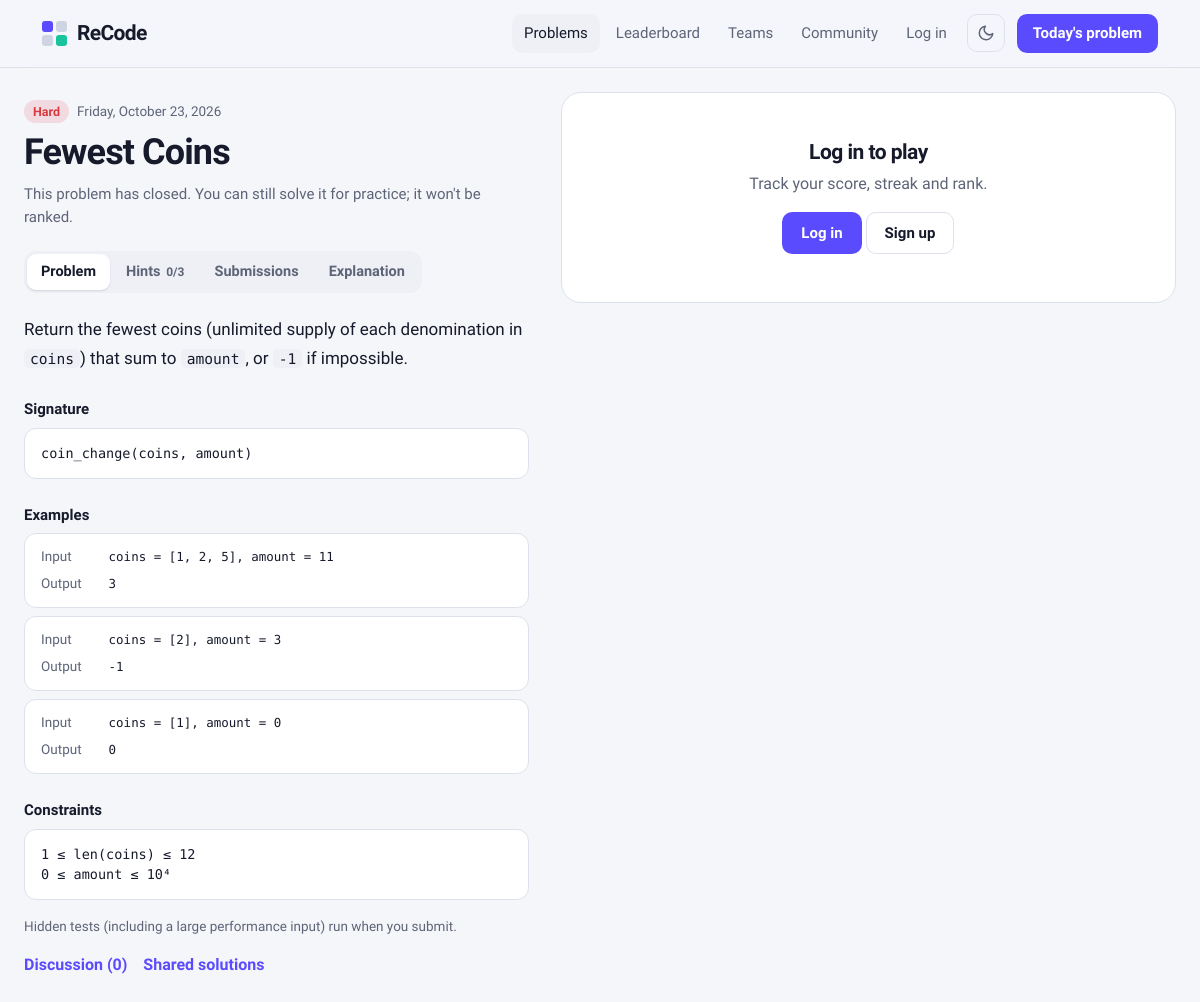
The app's page /challenges/coin-change-2026-10-23/ with its own data.
### App/models.py (models this page shows, shortened)
class Challenge(models.Model):
    DIFFICULTIES = [("easy", "Easy"), ("medium", "Medium"), ("hard", "Hard")]
    title = models.CharField(max_length=100)
    slug = models.SlugField(max_length=120, unique=True)
    description = models.TextField(help_text="Supports **bold**, `inline code` and ``` code blocks.")
    constraints = models.TextField(blank=True)
    difficulty = models.CharField(max_length=10, choices=DIFFICULTIES, default="easy")
    release_date = models.DateField(db_index=True, help_text="Opens 00:00 UTC, closes 24h later.")
    function_name = models.CharField(max_length=60, help_text="Python name (snake_case). JS uses camelCase.")
    params = models.CharField(max_length=200, help_text="Comma separated parameter names")
    reference_python = models.TextField()
    reference_javascript = models.TextField(blank=True)
    explanation = models.TextField(blank=True, help_text="Shown after the challenge closes.")
    team = models.ForeignKey(Team, null=True, blank=True, on_delete=models.CASCADE, related_name="private_challenges")
    created_by = models.ForeignKey(settings.AUTH_USER_MODEL, null=True, blank=True, on_delete=models.SET_NULL)
    class Meta:
        ordering = ["-release_date"]
    @property
    def opens_at(self):
        return datetime.combine(self.release_date, time.min, tzinfo=dt_timezone.utc)
    @property
    def closes_at(self):
        return self.opens_at + timedelta(days=1)
    @property
    def is_open(self):
        return self.opens_at <= timezone.now() < self.closes_at
    @property
    def is_closed(self):
        return timezone.now() >= self.closes_at
    @property
    def is_released(self):
        return timezone.now() >= self.opens_at
    @property
    def js_function_name(self):
        head, *rest = self.function_name.split("_")
        return head + "".join(part.capitalize() for part in rest)
    @property
    def param_list(self):
        return [p.strip() for p in self.params.split(",") if p.strip()]
    def starter_code(self, language):
        params = ", ".join(self.param_list)
        if language == "javascript":
            return f"function {self.js_function_name}({params}) {{\n  // your code here\n}}\n"
        return f"def {self.function_name}({params}):\n    # your code here\n    pass\n"
    def is_visible_to(self, user):
        if user.is_authenticated and user.is_staff:
            return True
        if not self.is_released:
            return False
        if self.team_id:
            return self.team.has_member(user)
        return True

class TestCase(models.Model):
    challenge = models.ForeignKey(Challenge, on_delete=models.CASCADE, related_name="tests")
    args = models.JSONField(help_text="List of positional arguments")
    expected = models.JSONField(null=True)
    is_example = models.BooleanField(default=False, help_text="Visible to players and used by Run")
    is_performance = models.BooleanField(default=False, help_text="Large input used for efficiency scoring")
    order = models.PositiveSmallIntegerField(default=0)
    class Meta:
        ordering = ["order", "id"]

### App/views/challenges.py (the view)
# urls.py: path("challenges/<slug:slug>/", views.challenge_detail, name="challenge_detail"),
def challenge_detail(request, slug):
    challenge = _visible_challenge(request, slug)
    user = request.user
    entry = services.find_participation(user, challenge) if user.is_authenticated else None
    team = user.profile.active_team if user.is_authenticated else None
    if challenge.team_id:
        team = challenge.team
    history = entry.submissions.select_related("user__profile")[:20] if entry else []
    languages = runner.available_languages()
    default_language = user.profile.default_language if user.is_authenticated else "python"
    if default_language not in languages:
        default_language = "python"
    last_code = {}
    if entry:
        for sub in entry.submissions.filter(user=user).order_by("-created_at"):
            last_code.setdefault(sub.language, sub.code)
    starter = {lang: last_code.get(lang) or challenge.starter_code(lang) for lang in languages}
    hints = services.revealed_hints(entry)
    total_hints = challenge.hints.count()
    next_hint = challenge.hints.exclude(pk__in=[h.pk for h in hints]).first()
    context = {
        "challenge": challenge,
        "examples": challenge.tests.filter(is_example=True),
        "entry": entry,
        "team": team,
        "history": history,
        "languages": languages,
        "default_language": default_language,
        "starter": starter,
        "hints": hints,
        "total_hints": total_hints,
        "next_hint": next_hint,
        "comment_count": challenge.comments.count(),
        "is_today": challenge.release_date == utc_today(),
        "recoverable": challenge.release_date == utc_today() - timedelta(days=1) and not challenge.team_id,
    }
    return render(request, "challenge.html", context)

### App/models.py (called while the page is built)
def utc_today():
    return timezone.now().astimezone(dt_timezone.utc).date()

### App/runner.py (called while the page is built)
def available_languages():
    langs = ["python"]
    if shutil.which("node"):
        langs.append("javascript")
    return langs

### App/services.py (called while the page is built)
def revealed_hints(entry):
    if not entry:
        return []
    return [u.hint for u in entry.hint_usages.select_related("hint").order_by("hint__order")]

### App/templatetags/recode.py (called while the page is built)
@register.filter
def simple_md(text):
    text = escape(text or "")
    blocks = []
    def stash(match):
        blocks.append(f"<pre class=\"md-pre\"><code>{match.group(1).strip()}</code></pre>")
        return f"\x00{len(blocks) - 1}\x00"
    text = _CODE_BLOCK.sub(stash, text)
    text = _INLINE_CODE.sub(r"<code>\1</code>", text)
    text = _BOLD.sub(r"<strong>\1</strong>", text)
    paragraphs = []
    for chunk in re.split(r"\n\s*\n", text.strip()):
        if re.fullmatch(r"\x00\d+\x00", chunk.strip()):
            paragraphs.append(chunk.strip())
        else:
            paragraphs.append("<p>" + chunk.replace("\n", "<br>") + "</p>")
    html = "\n".join(paragraphs)
    html = re.sub(r"\x00(\d+)\x00", lambda m: blocks[int(m.group(1))], html)
    return mark_safe(html)

@register.filter
def as_json(value):
    return json.dumps(value)

@register.simple_tag
def format_args(args, params):
    names = [p.strip() for p in params.split(",") if p.strip()]
    parts = []
    for i, value in enumerate(args):
        text = json.dumps(value)
        if len(text) > 300:
            text = text[:297] + "…"
        parts.append(f"{names[i]} = {text}" if i < len(names) else text)
    return ", ".join(parts)

### App/views/challenges.py (called while the page is built)
def _visible_challenge(request, slug):
    challenge = get_object_or_404(Challenge.objects.select_related("team"), slug=slug)
    if not challenge.is_visible_to(request.user):
        raise Http404("Challenge not available")
    return challenge

### App/templates/challenge.html (shortened to what this page needs)
{% extends 'base.html' %}
{% load recode %}
{% block body_class %}page-challenge{% endblock %}
{% block extra_head %}
<link rel="stylesheet" href="https://cdnjs.cloudflare.com/ajax/libs/codemirror/5.65.16/codemirror.min.css">
<link rel="stylesheet" href="https://cdnjs.cloudflare.com/ajax/libs/codemirror/5.65.16/theme/dracula.min.css">
{% endblock %}
{% block content %}
<div class="challenge-layout">
    <section class="problem-pane">
        <div class="problem-head">
            <div class="d-flex flex-wrap gap-2 align-items-center mb-2">
                <span class="pill pill-{{ challenge.difficulty }}">{{ challenge.get_difficulty_display }}</span>
                <span class="muted small">{{ challenge.release_date|date:"l, F j, Y" }}</span>
            </div>
            <h1>{{ challenge.title }}</h1>
            <div class="deadline">
                {% if challenge.is_open %}
                    Closes in <span class="tile-clock" data-countdown="{{ challenge.closes_at.isoformat }}" data-done-text="closed, refresh the page">--:--:--</span>
                {% elif recoverable %}
                    This problem has closed. Solve it today to <strong>recover your streak</strong>. The score counts as practice.
                {% else %}
                    This problem has closed. You can still solve it for practice; it won't be ranked.
                {% endif %}
            </div>
        </div>
        <div class="tabs" role="tablist">
            <button class="tab active" data-tab="statement" role="tab">Problem</button>
            <button class="tab" data-tab="hints" role="tab">Hints <span class="tab-count">{{ hints|length }}/{{ total_hints }}</span></button>
            <button class="tab" data-tab="history" role="tab">Submissions</button>
            {% if challenge.is_closed %}<button class="tab" data-tab="explanation" role="tab">Explanation</button>{% endif %}
        </div>
        <div class="tab-panel active" id="tab-statement">
            <div class="statement">{{ challenge.description|simple_md }}</div>
            <h4 class="section-label">Signature</h4>
            <pre class="md-pre"><code id="signature">{{ challenge.function_name }}({{ challenge.params }})</code></pre>
            <h4 class="section-label">Examples</h4>
            {% for t in examples %}
            <div class="example">
                <div><span class="muted">Input</span> <code>{% format_args t.args challenge.params %}</code></div>
                <div><span class="muted">Output</span> <code>{{ t.expected|as_json|truncatechars:300 }}</code></div>
            </div>
            {% endfor %}
            {% if challenge.constraints %}
            <h4 class="section-label">Constraints</h4>
            <pre class="constraints">{{ challenge.constraints }}</pre>
            {% endif %}
            <p class="muted small mt-3">Hidden tests (including a large performance input) run when you submit.</p>
            <div class="d-flex gap-3 mt-3 flex-wrap">
                <a class="link-arrow" id="discussion" href="{% url 'challenge_discussion' challenge.slug %}">Discussion ({{ comment_count }})</a>
                <a class="link-arrow" href="{% url 'solutions' challenge.slug %}">Shared solutions{% if not challenge.is_closed %} (open after the deadline){% endif %}</a>
            </div>
        </div>
    </section>
    <section class="editor-pane">
        {% if not user.is_authenticated %}
            <div class="r-card text-center p-5">
                <h3>Log in to play</h3>
                <p class="muted">Track your score, streak and rank.</p>
                <a class="btn-r btn-r-primary" href="{% url 'login' %}?next={{ request.path }}">Log in</a>
                <a class="btn-r btn-r-ghost" href="{% url 'register' %}">Sign up</a>
            </div>
        {% endif %}
    </section>
</div>
{% endblock %}

### records on screen
Challenge: difficulty "Hard", release_date "Friday, October 23, 2026", title "Fewest Coins", description|simple_md "Return the fewest coins (unlimited supply of each denomination in coins ) that sum to amount , or -1 if impossible.", function_name "coin_change", params "coins, amount", constraints "1 ≤ len(coins) ≤ 12 0 ≤ amount ≤ 10⁴"
TestCase: args.params "coins = [1, 2, 5], amount = 11", expected|as_json "3"
TestCase: args.params "coins = [2], amount = 3", expected|as_json "-1"
TestCase: args.params "coins = [1], amount = 0", expected|as_json "0"

### other values on screen
{{ hints|length }} "0"
{{ total_hints }} "3"
{{ comment_count }} "0"
